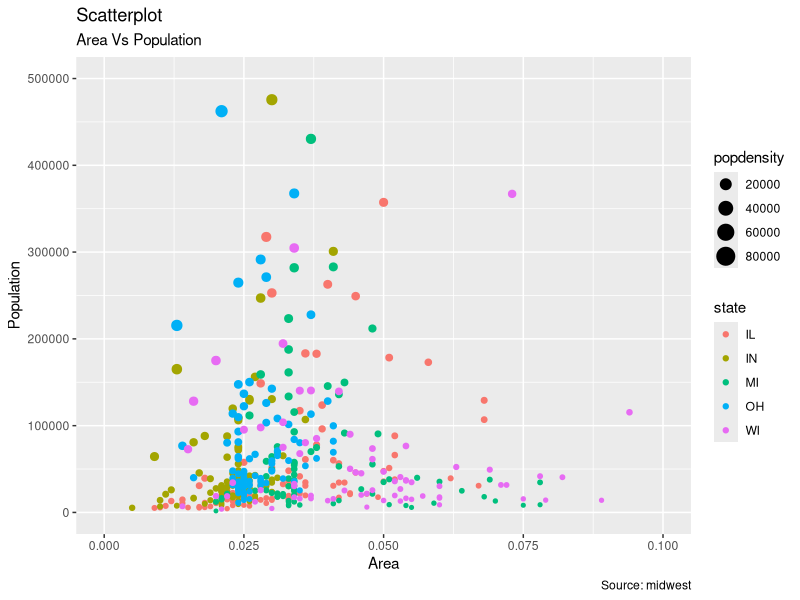

This figure's R source:
library(ggplot2) # Loading our library

View(midwest) # Viewing our data set in its own tab

options(scipen = 999) # This changes our notation from scientific

ggplot(midwest, aes(x = area, y = poptotal)) + # Identifying which data set and columns we want to use
  geom_point(aes(col = state, size = popdensity)) + # Adding points according to color and size
  xlim(c(0, 0.1)) + # this zooms in on the x axis
  ylim(c(0, 500000)) + # this zooms in on the y axis
  labs(subtitle = "Area Vs Population", # This (and the next four lines) identify our labels
       y = "Population", 
       x = "Area", 
       title = "Scatterplot", 
       caption = "Source: midwest") 